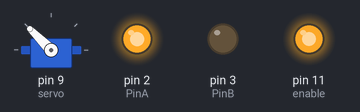
A sketch run on a simulated Arduino Uno, built with avr-gcc and run on an emulated ATmega328P. Parts: servo, output pins drawn as LEDs (lit = HIGH).

Above: at 0.1 s.
At 6.1 s:
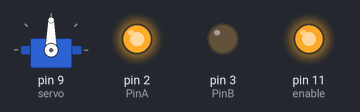
At 18.1 s:
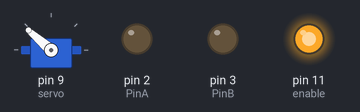
Timing chart, 0 to 19.6 s (numbered marks = the images above):
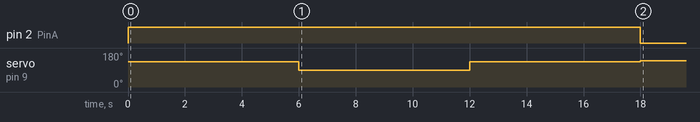

Measured:
- by itself, servo on pin 9 (servo): 135° → 90° at 6.0 s, → 135° 6.0 s later, → 139° 6.0 s later

The sketch:

MISSION2.ino
```cpp
#include <Servo.h>
Servo servo;

int pos = 0;
char in;
int PinA = 2;
int PinB = 3;
int enable = 11;

void Forward(){
  servo.write(135);
  digitalWrite(PinB, LOW);
  digitalWrite(PinA, HIGH);
}
void Backward(){
  servo.write(139);
  digitalWrite(PinB, HIGH);
  digitalWrite(PinA, LOW);
}
void Right(){
  servo.write(175);
}
void Left(){
  servo.write(90);
}
void Stop(){
  servo.write(139);
  digitalWrite(PinA, LOW);
  digitalWrite(PinB, LOW);
}

void setup() {
  servo.attach(9);
  pinMode(PinA, OUTPUT);
  pinMode(PinB, OUTPUT);
  pinMode(enable, OUTPUT);
  analogWrite(enable,250);
  Forward(); delay(6000);
  Left(); delay(6000);
  Forward(); delay(6000);
  Stop();
}

void loop(){}
```
